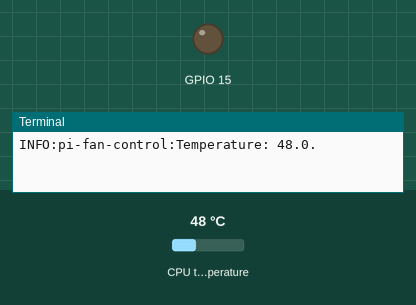
Recording of a program running on a simulated Raspberry Pi (BCM pin numbers). On the bench: output pins drawn as LEDs (lit = HIGH), the last lines printed to the terminal. The test bench sets the inputs (shaded band); at power-on: CPU temperature 48 °C. The clock reads 2024-03-15 10:24:30 at power-on unless the program sets it.

Above: at 1.2 s.
1.3 s: CPU temperature set to 69 °C
11.3 s: CPU temperature set to 72 °C
At 21.2 s:
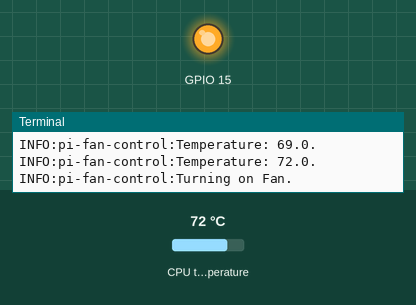
Timing chart, 0 to 22.7 s (numbered marks = the images above; inputs shaded):
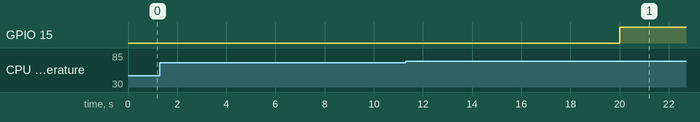

Measured:
- the behaviour switches between 70 and 71 °C on CPU temperature (found by bisection; images 0 and 1)
- after the input at 11.3 s, GPIO 15: LOW → HIGH after 8.7 s

The program:

pi-fan-control.py
```python
#!/usr/bin/env python

import argparse
import logging
import time

import periphery


logging.basicConfig()
logger = logging.getLogger("pi-fan-control")
logger.setLevel(logging.INFO)

GPIO_PIN = 15
ON_THRESHOLD = 70
OFF_THRESHOLD = 55
SLEEP_INTERVAL = 10


def get_temperature():
    filename = "/sys/class/thermal/thermal_zone0/temp"
    with open(filename) as f:
        temperature = int(f.read()) / 1000
    return temperature


def main():
    parser = argparse.ArgumentParser(description="Raspberry Pi fan control")
    parser.add_argument("--gpio-pin",
                        dest="gpio_pin",
                        type=int,
                        default=GPIO_PIN,
                        help="GPIO pin to control the fan.")
    parser.add_argument("--on-threshold",
                        dest="on_threshold",
                        type=int,
                        default=ON_THRESHOLD,
                        help="Threshold temperature to turn on the fan.")
    parser.add_argument("--off-threshold",
                        dest="off_threshold",
                        type=int,
                        default=OFF_THRESHOLD,
                        help="Threshold temperature to turn off the fan.")
    parser.add_argument("--sleep-interval",
                        dest="sleep_interval",
                        type=int,
                        default=SLEEP_INTERVAL,
                        help="Check temperature every $x seconds.")
    args = parser.parse_args()

    try:
        fan = periphery.GPIO("/dev/gpiochip0", args.gpio_pin, "out")
    except Exception as e:
        logger.error(e)
        logger.error("Failed to open GPIO device. Exit.")
        return

    try:
        while True:
            temperature = get_temperature()
            logger.info(f"Temperature: {temperature}.")
            if temperature < args.off_threshold:
                if fan.read():
                    logger.info("Turning off Fan.")
                    fan.write(False)
            elif temperature > args.on_threshold:
                if not fan.read():
                    logger.info("Turning on Fan.")
                    fan.write(True)
            time.sleep(args.sleep_interval)
    except KeyboardInterrupt:
        pass
    except Exception as e:
        logger.error(e)
    finally:
        fan.close()
        logger.warning("Exit.")


if __name__ == "__main__":
    main()
```
